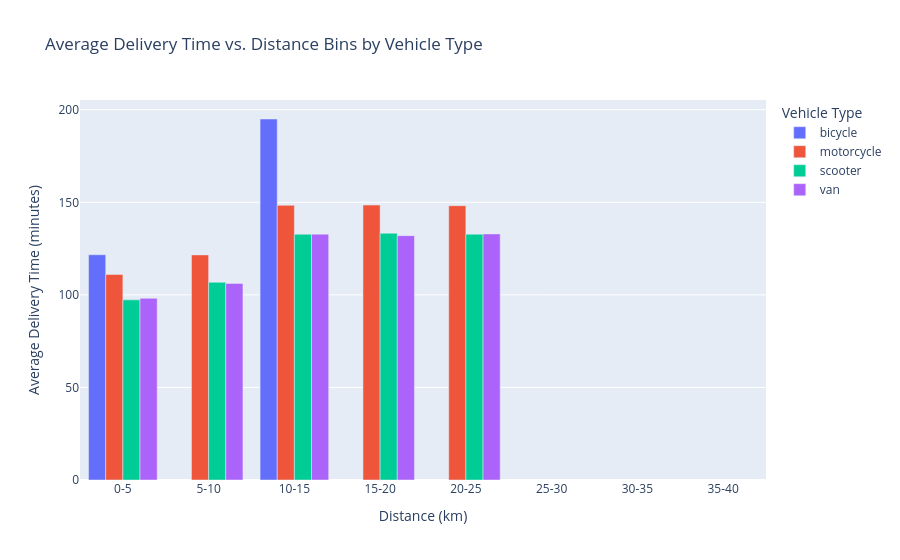

The code cell stored with this chart in its notebook:
### Markdown cell above
## ▶ Delivery Time vs. Distance by Vehicle Type

### Code cell
df['distance_bin'] = pd.cut(df['distance_km'], bins=[0, 5, 10, 15, 20, 25, 30, 35, 40], labels=['0-5', '5-10', '10-15', '15-20', '20-25', '25-30', '30-35', '35-40'])

grouped = df.groupby(['distance_bin', 'Vehicle'])['Delivery_Time'].mean().reset_index()

d2 = px.bar(
    grouped,
    x='distance_bin',
    y='Delivery_Time',
    color='Vehicle',
    barmode='group',
    title='Average Delivery Time vs. Distance Bins by Vehicle Type',
    labels={
        'distance_bin': 'Distance (km)',
        'Delivery_Time': 'Average Delivery Time (minutes)',
        'Vehicle': 'Vehicle Type'
    }
)
d2.update_layout(legend_title_text='Vehicle Type')
d2.show()

### Figure 1 — Plotly figure (JSON) as saved in the notebook; plotly's stock layout.template omitted (floating-point values rounded to 4 significant figures)
{"data": [{"alignmentgroup": "True", "hovertemplate": "Vehicle Type=bicycle<br>Distance (km)=%{x}<br>Average Delivery Time (minutes)=%{y}<extra></extra>", "legendgroup": "bicycle", "marker": {"color": "#636efa", "pattern": {"shape": ""}}, "name": "bicycle", "offsetgroup": "bicycle", "orientation": "v", "showlegend": true, "textposition": "auto", "type": "bar", "x": ["0-5", "5-10", "10-15", "15-20", "20-25", "25-30", "30-35", "35-40"], "xaxis": "x", "y": [121.7, NaN, 195.0, NaN, NaN, NaN, NaN, NaN], "yaxis": "y"}, {"alignmentgroup": "True", "hovertemplate": "Vehicle Type=motorcycle<br>Distance (km)=%{x}<br>Average Delivery Time (minutes)=%{y}<extra></extra>", "legendgroup": "motorcycle", "marker": {"color": "#EF553B", "pattern": {"shape": ""}}, "name": "motorcycle", "offsetgroup": "motorcycle", "orientation": "v", "showlegend": true, "textposition": "auto", "type": "bar", "x": ["0-5", "5-10", "10-15", "15-20", "20-25", "25-30", "30-35", "35-40"], "xaxis": "x", "y": [111.0, 121.6, 148.4, 148.5, 148.2, NaN, NaN, NaN], "yaxis": "y"}, {"alignmentgroup": "True", "hovertemplate": "Vehicle Type=scooter<br>Distance (km)=%{x}<br>Average Delivery Time (minutes)=%{y}<extra></extra>", "legendgroup": "scooter", "marker": {"color": "#00cc96", "pattern": {"shape": ""}}, "name": "scooter", "offsetgroup": "scooter", "orientation": "v", "showlegend": true, "textposition": "auto", "type": "bar", "x": ["0-5", "5-10", "10-15", "15-20", "20-25", "25-30", "30-35", "35-40"], "xaxis": "x", "y": [97.31, 106.8, 132.7, 133.3, 132.8, NaN, NaN, NaN], "yaxis": "y"}, {"alignmentgroup": "True", "hovertemplate": "Vehicle Type=van<br>Distance (km)=%{x}<br>Average Delivery Time (minutes)=%{y}<extra></extra>", "legendgroup": "van", "marker": {"color": "#ab63fa", "pattern": {"shape": ""}}, "name": "van", "offsetgroup": "van", "orientation": "v", "showlegend": true, "textposition": "auto", "type": "bar", "x": ["0-5", "5-10", "10-15", "15-20", "20-25", "25-30", "30-35", "35-40"], "xaxis": "x", "y": [98.14, 106.2, 132.8, 132.0, 132.9, NaN, NaN, NaN], "yaxis": "y"}], "layout": {"barmode": "group", "legend": {"title": {"text": "Vehicle Type"}, "tracegroupgap": 0}, "title": {"text": "Average Delivery Time vs. Distance Bins by Vehicle Type"}, "xaxis": {"anchor": "y", "domain": [0, 1], "title": {"text": "Distance (km)"}}, "yaxis": {"anchor": "x", "domain": [0, 1], "title": {"text": "Average Delivery Time (minutes)"}}}}
